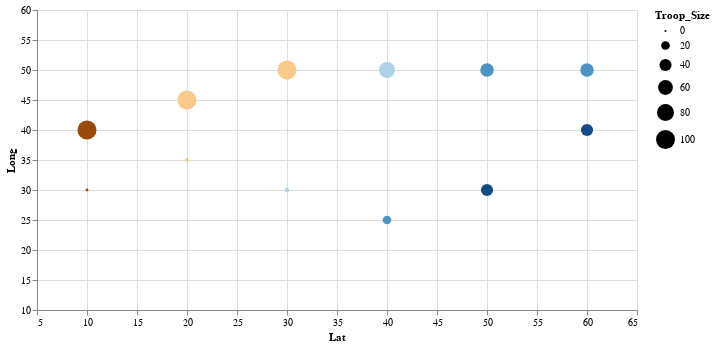

Notebook cell for this chart:
### Code cell
# Plot Change of Troop Size

Troop = alt.Chart(df).mark_circle().encode(
    alt.X('Lat', scale=alt.Scale(domain=(5, 65))),
    alt.Y('Long', scale=alt.Scale(domain=(10, 60))),
    opacity=alt.value(1),
    color=alt.Color('Temp', scale=alt.Scale(scheme='blueorange'), legend=None),
    size = 'Troop_Size',
    tooltip = ['Time','Troop_Size', 'Loc', 'Temp']
).properties(
    width=600,
    height=300
).interactive()

Troop

### Figure 1 — Vega-Lite specification as saved in the notebook (floating-point values rounded to 4 significant figures)
{"config": {"view": {"continuousWidth": 400, "continuousHeight": 300}}, "data": {"name": "data-766e3b006ee3ab2e7c3e1b3f43b963e9"}, "mark": "circle", "encoding": {"color": {"type": "quantitative", "field": "Temp", "legend": null, "scale": {"scheme": "blueorange"}}, "opacity": {"value": 1}, "size": {"type": "quantitative", "field": "Troop_Size"}, "tooltip": [{"type": "temporal", "field": "Time"}, {"type": "quantitative", "field": "Troop_Size"}, {"type": "nominal", "field": "Loc"}, {"type": "quantitative", "field": "Temp"}], "x": {"type": "quantitative", "field": "Lat", "scale": {"domain": [5, 65]}}, "y": {"type": "quantitative", "field": "Long", "scale": {"domain": [10, 60]}}}, "height": 300, "selection": {"selector394": {"type": "interval", "bind": "scales", "encodings": ["x", "y"]}}, "width": 600, "$schema": "https://vega.github.io/schema/vega-lite/v4.0.2.json", "datasets": {"data-766e3b006ee3ab2e7c3e1b3f43b963e9": [{"Time": "2020-01-01T00:00:00", "Lat": 10, "Long": 40, "Troop_Size": 100, "Loc": "Paris", "Temp": 40, "Time_Alt": 1, "Path": "Start"}, {"Time": "2020-02-01T00:00:00", "Lat": 20, "Long": 45, "Troop_Size": 100, "Loc": "Base 1", "Temp": 30, "Time_Alt": 2, "Path": "Attack"}, {"Time": "2020-03-01T00:00:00", "Lat": 30, "Long": 50, "Troop_Size": 100, "Loc": "Base 2", "Temp": 30, "Time_Alt": 3, "Path": "Attack"}, {"Time": "2020-04-01T00:00:00", "Lat": 40, "Long": 50, "Troop_Size": 70, "Loc": "Base 3", "Temp": 20, "Time_Alt": 4, "Path": "Attack"}, {"Time": "2020-05-01T00:00:00", "Lat": 50, "Long": 50, "Troop_Size": 50, "Loc": "Base 4", "Temp": 15, "Time_Alt": 5, "Path": "Attack"}, {"Time": "2020-06-01T00:00:00", "Lat": 60, "Long": 50, "Troop_Size": 50, "Loc": "Moscow", "Temp": 15, "Time_Alt": 6, "Path": "Attack"}, {"Time": "2020-07-01T00:00:00", "Lat": 60, "Long": 40, "Troop_Size": 40, "Loc": "Moscow", "Temp": 10, "Time_Alt": 1, "Path": "Retreat"}, {"Time": "2020-08-01T00:00:00", "Lat": 50, "Long": 30, "Troop_Size": 40, "Loc": "Base 5", "Temp": 10, "Time_Alt": 2, "Path": "Retreat"}, {"Time": "2020-09-01T00:00:00", "Lat": 40, "Long": 25, "Troop_Size": 20, "Loc": "Base 6", "Temp": 15, "Time_Alt": 3, "Path": "Retreat"}, {"Time": "2020-10-01T00:00:00", "Lat": 30, "Long": 30, "Troop_Size": 5, "Loc": "Base 7", "Temp": 20, "Time_Alt": 4, "Path": "Retreat"}, {"Time": "2020-11-01T00:00:00", "Lat": 20, "Long": 35, "Troop_Size": 3, "Loc": "Base 8", "Temp": 30, "Time_Alt": 5, "Path": "Retreat"}, {"Time": "2020-12-01T00:00:00", "Lat": 10, "Long": 30, "Troop_Size": 1, "Loc": "Paris", "Temp": 40, "Time_Alt": 6, "Path": "End"}]}}
